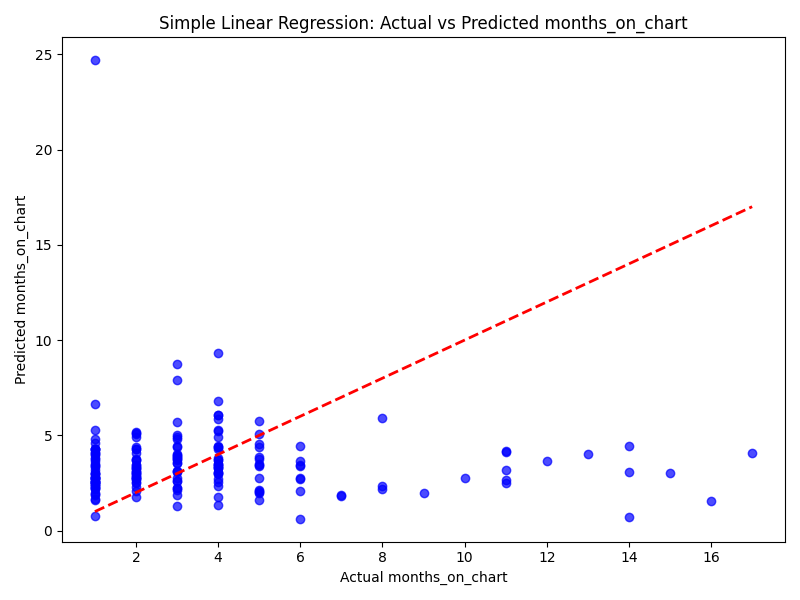

This figure's Python source:
import pandas as pd
from sklearn.model_selection import train_test_split
from sklearn.linear_model import LinearRegression
from sklearn.metrics import mean_squared_error
import matplotlib.pyplot as plt

# Load the dataset
data_path = '../dataset/combined_kpop_dataset.csv'
try:
    data = pd.read_csv(data_path)
except FileNotFoundError:
    print("Dataset not found.")
    exit()

feature_names = [
    'danceability', 'energy', 'key', 'loudness', 'mode', 'speechiness',
    'acousticness', 'instrumentalness', 'liveness', 'valence', 'tempo',
    'duration_ms', 'time_signature', 'eng_line_ratio', 'eng_word_ratio',
    'company', 'gender' 
]
target = 'months_on_chart'

data = data.fillna(0) 

X = data[feature_names]
y = data[target]

X = pd.get_dummies(X, columns=['company', 'gender'], drop_first=True)

print(f"Original number of features: {len(feature_names)}")
print(f"Number of features after encoding: {X.shape[1]}")
print("Sample of new columns:", list(X.columns[-5:])) # Look at the last few newly generated columns

# Split the data
X_train, X_test, y_train, y_test = train_test_split(X, y, test_size=0.2, random_state=42)

# Train
lr = LinearRegression()
lr.fit(X_train, y_train)

# Predict
y_pred = lr.predict(X_test)

# Evaluate
mse = mean_squared_error(y_test, y_pred)
print(f"Mean Squared Error: {mse}")

# Visualize
plt.figure(figsize=(8, 6))
plt.scatter(y_test, y_pred, alpha=0.7, color='blue')
plt.plot([y_test.min(), y_test.max()], [y_test.min(), y_test.max()], 'k--', lw=2, color='red')
plt.xlabel('Actual months_on_chart')
plt.ylabel('Predicted months_on_chart')
plt.title('Simple Linear Regression: Actual vs Predicted months_on_chart')
plt.tight_layout()
plt.savefig('simple_linear_regression_months_on_chart.png') 
plt.show()